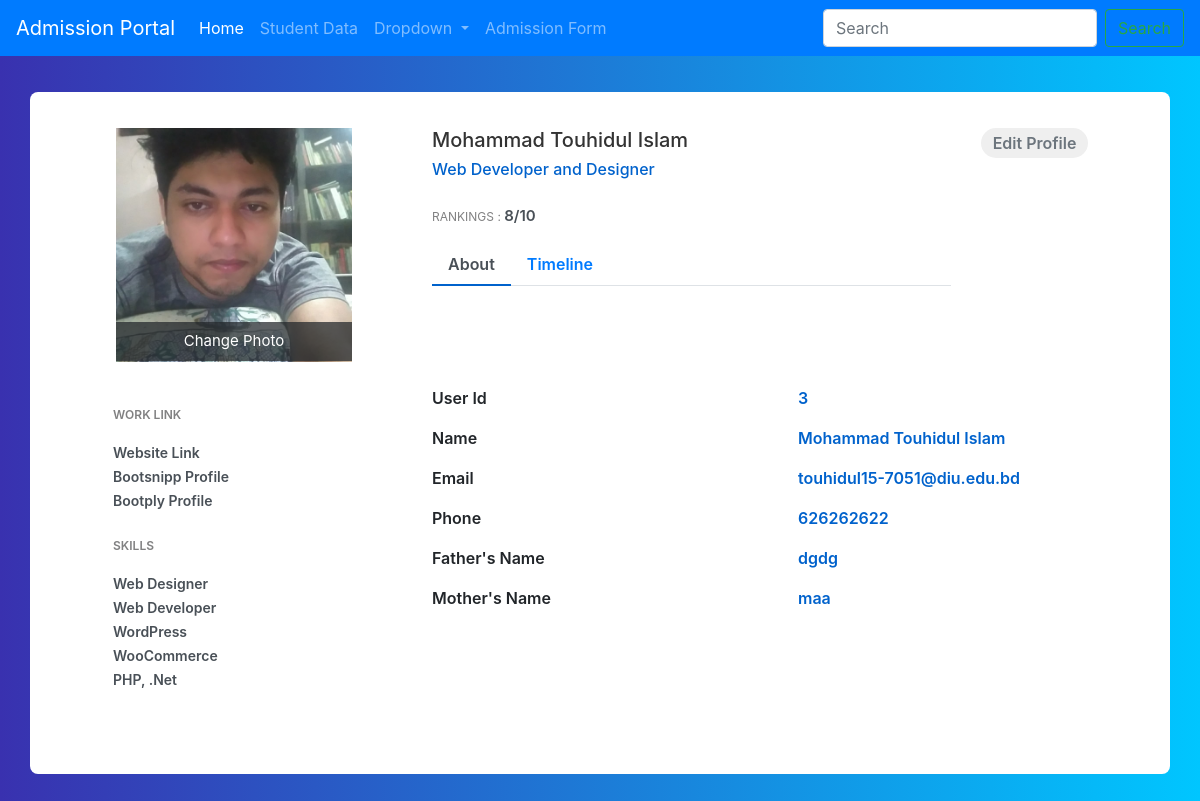
The app's page /student_details/3/ with its own data.
### CRUD_App/models.py (models this page shows, shortened)
class Student_Admission(models.Model):
    name = models.CharField(max_length=200)
    father_name = models.CharField(max_length=200)
    mother_name = models.CharField(max_length=200)
    number = models.IntegerField(max_length=11)
    email = models.EmailField(max_length=200)
    student_image = models.ImageField(upload_to="Student_Admission")
    created_at = models.DateTimeField(auto_now_add=True)
    updated_at = models.DateTimeField(auto_now=True)
    def image_url(self):
        if self.student_image:
            return self.student_image.url
        else:
            return ""

### CRUD_App/views.py (the view)
# urls.py: path('student_details/<int:id>/', Student_details ,name='student_details'),
def Student_details(request, id):
    data = Student_Admission.objects.get(id = id)
    context = {'data' : data}
    return render(request, 'student_details.html', context)

### templates/student_details.html (shortened to what this page needs)
{%extends 'main.html'%}
{%block mainbody%}
<link href="//maxcdn.bootstrapcdn.com/bootstrap/4.1.1/css/bootstrap.min.css" rel="stylesheet" id="bootstrap-css">
<div class="container emp-profile">
            <form method="post">
                <div class="row">
                    <div class="col-md-4">
                        <div class="profile-img">
                            <img src="{{data.image_url}}" alt=""/>
                            <div class="file btn btn-lg btn-primary">
                                Change Photo
                            </div>
                        </div>
                    </div>
                    <div class="col-md-6">
                        <div class="profile-head">
                                    <h5>
                                        {{data.name}}
                                    </h5>
                                    <h6>
                                        Web Developer and Designer
                                    </h6>
                                    <p class="proile-rating">RANKINGS : <span>8/10</span></p>
                            <ul class="nav nav-tabs" id="myTab" role="tablist">
                                <li class="nav-item">
                                    <a class="nav-link active" id="home-tab" data-toggle="tab" href="#home" role="tab" aria-controls="home" aria-selected="true">About</a>
                                </li>
                                <li class="nav-item">
                                    <a class="nav-link" id="profile-tab" data-toggle="tab" href="#profile" role="tab" aria-controls="profile" aria-selected="false">Timeline</a>
                                </li>
                            </ul>
                        </div>
                    </div>
                    <div class="col-md-2">
                        <input type="submit" class="profile-edit-btn" name="btnAddMore" value="Edit Profile"/>
                    </div>
                </div>
                <div class="row">
                    <div class="col-md-4">
                        <div class="profile-work">
                            <p>WORK LINK</p>
                            <a href="">Website Link</a><br/>
                            <a href="">Bootsnipp Profile</a><br/>
                            <a href="">Bootply Profile</a>
                            <p>SKILLS</p>
                            <a href="">Web Designer</a><br/>
                            <a href="">Web Developer</a><br/>
                            <a href="">WordPress</a><br/>
                            <a href="">WooCommerce</a><br/>
                            <a href="">PHP, .Net</a><br/>
                        </div>
                    </div>
                    <div class="col-md-8">
                        <div class="tab-content profile-tab" id="myTabContent">
                            <div class="tab-pane fade show active" id="home" role="tabpanel" aria-labelledby="home-tab">
                                        <div class="row">
                                            <div class="col-md-6">
                                                <label>User Id</label>
                                            </div>
                                            <div class="col-md-6">
                                                <p>{{data.id}}</p>
                                            </div>
                                        </div>
                                        <div class="row">
                                            <div class="col-md-6">
                                                <label>Name</label>
                                            </div>
                                            <div class="col-md-6">
                                                <p>{{data.name}}</p>
                                            </div>
                                        </div>
                                        <div class="row">
                                            <div class="col-md-6">
                                                <label>Email</label>
                                            </div>
                                            <div class="col-md-6">
                                                <p>{{data.email}}</p>
                                            </div>
                                        </div>
                                        <div class="row">
                                            <div class="col-md-6">
                                                <label>Phone</label>
                                            </div>
                                            <div class="col-md-6">
                                                <p>{{data.number}}</p>
                                            </div>
                                        </div>
                                        <div class="row">
                                            <div class="col-md-6">
                                                <label>Father's Name</label>
                                            </div>
                                            <div class="col-md-6">
                                                <p>{{data.father_name}}</p>
                                            </div>
                                        </div>
                                <div class="row">
                                            <div class="col-md-6">
                                                <label>Mother's Name</label>
                                            </div>
                                            <div class="col-md-6">
                                                <p>{{data.mother_name}}</p>
                                            </div>
                                        </div>
                            </div>
                        </div>
                    </div>
                </div>
            </form>
        </div>
{%endblock%}

### templates/student_details.html (style rules this page uses)
body { background: -webkit-linear-gradient(left, #3931af, #00c6ff); }
.emp-profile { padding: 3%; margin-top: 3%; margin-bottom: 3%; border-radius: 0.5rem; background: #fff; }
.profile-img { text-align: center; }
.profile-img img { width: 70%; height: 100%; }
.profile-img .file { position: relative; overflow: hidden; margin-top: -20%; width: 70%; border: none; border-radius: 0; font-size: 15px; background: #212529b8; }
.profile-head h5 { color: #333; }
.profile-head h6 { color: #0062cc; }
.profile-edit-btn { border: none; border-radius: 1.5rem; width: 70%; padding: 2%; font-weight: 600; color: #6c757d; cursor: pointer; }
.proile-rating { font-size: 12px; color: #818182; margin-top: 5%; }
.proile-rating span { color: #495057; font-size: 15px; font-weight: 600; }
.profile-head .nav-tabs { margin-bottom:5%; }
.profile-head .nav-tabs .nav-link { font-weight:600; border: none; }
.profile-head .nav-tabs .nav-link.active { border: none; border-bottom:2px solid #0062cc; }
.profile-work { padding: 14%; margin-top: -15%; }
.profile-work p { font-size: 12px; color: #818182; font-weight: 600; margin-top: 10%; }
.profile-work a { text-decoration: none; color: #495057; font-weight: 600; font-size: 14px; }
.profile-tab label { font-weight: 600; }
.profile-tab p { font-weight: 600; color: #0062cc; }

### records on screen
Student_Admission: image_url (picture), name "Mohammad Touhidul Islam", id "3", email "touhidul15-7051@diu.edu.bd", number "626262622", father_name "dgdg", mother_name "maa"
